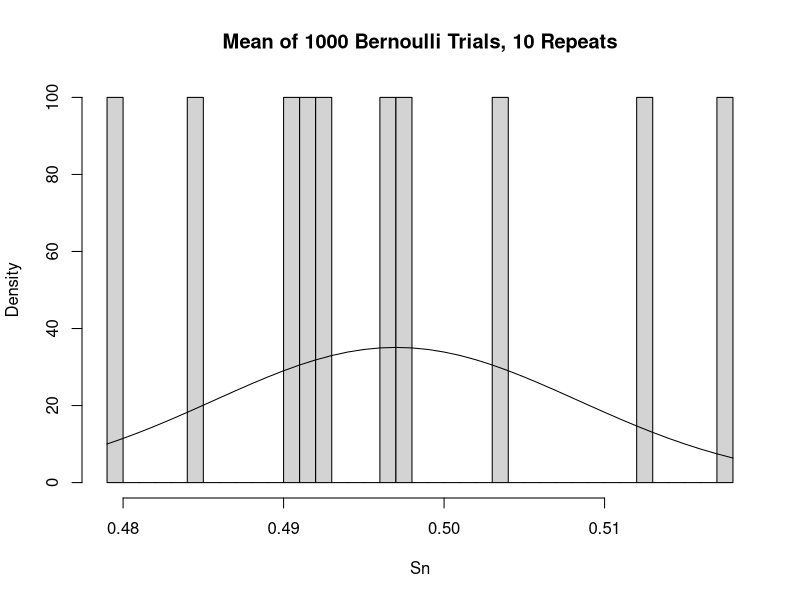
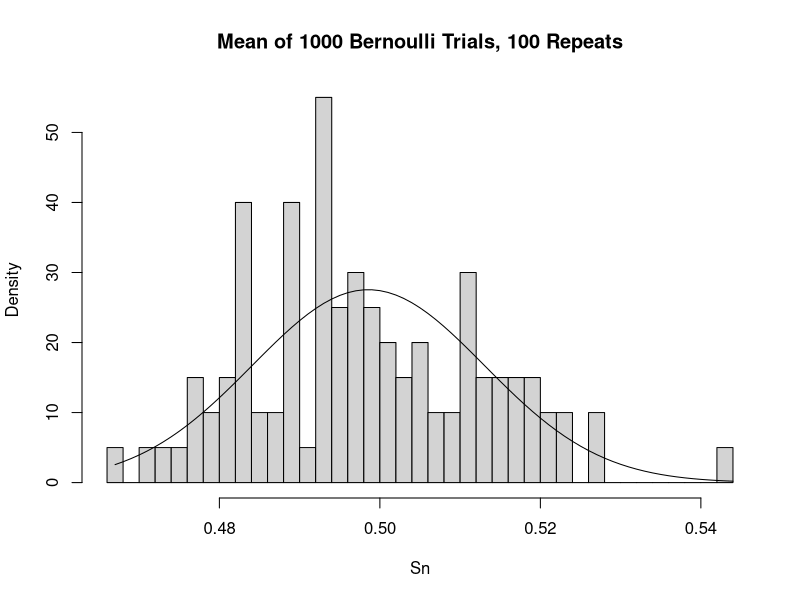
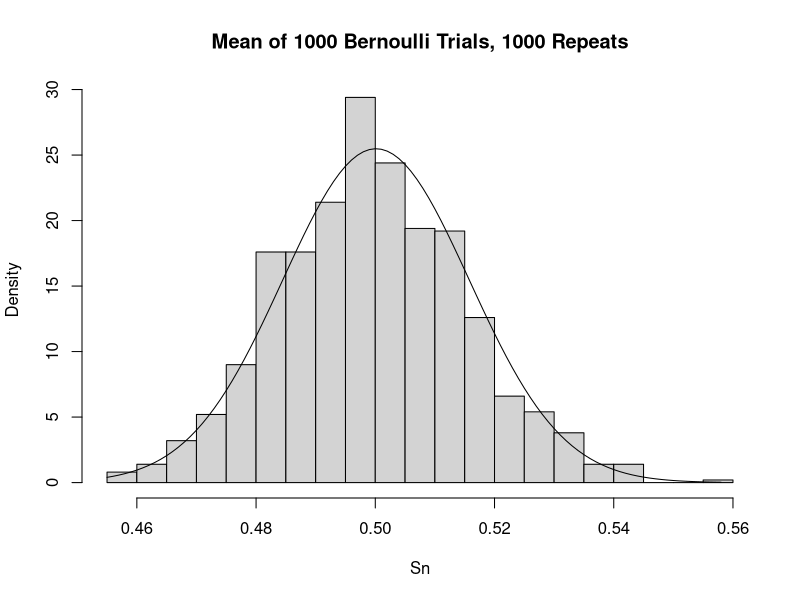
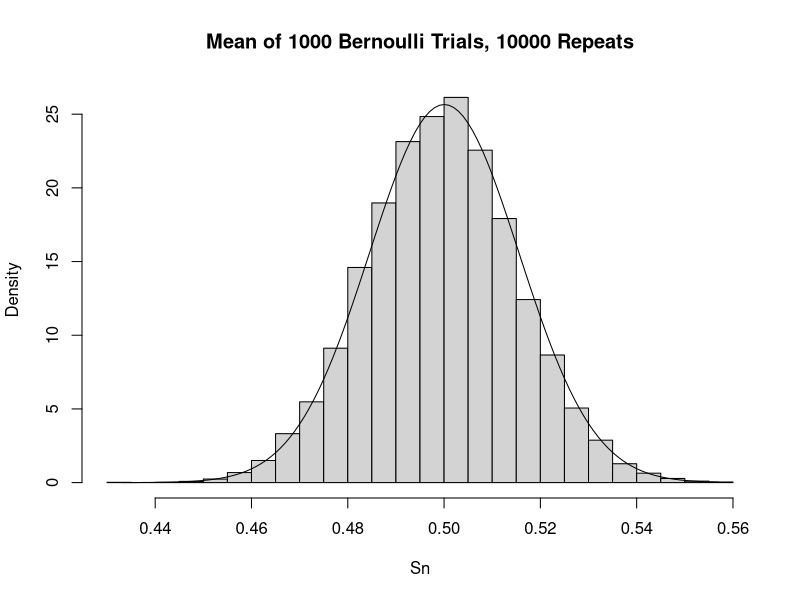
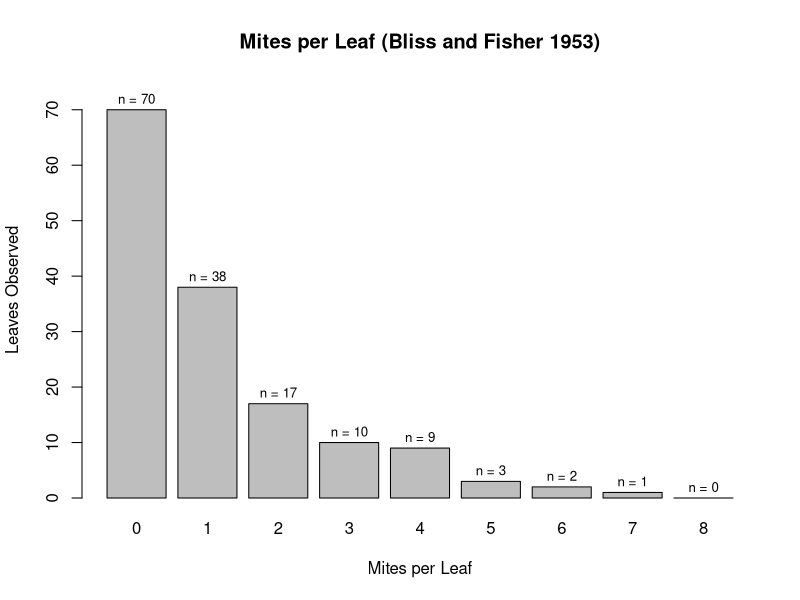
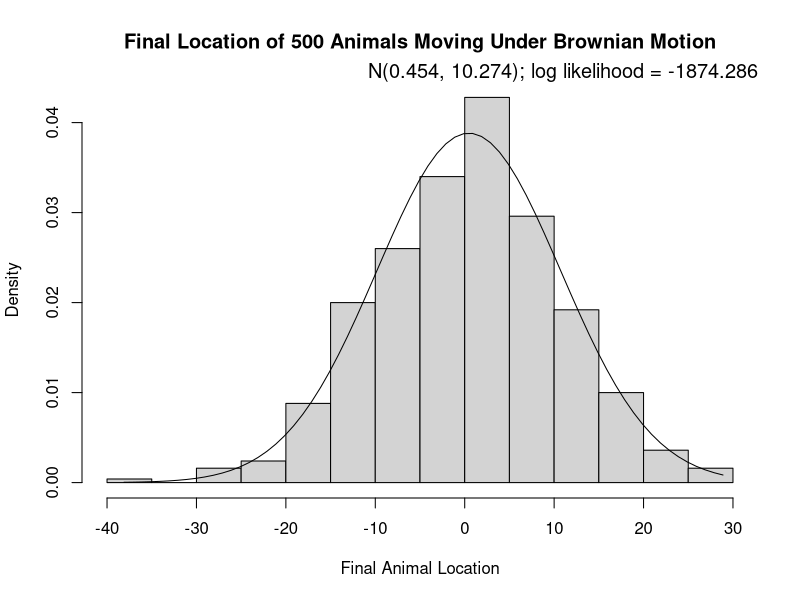
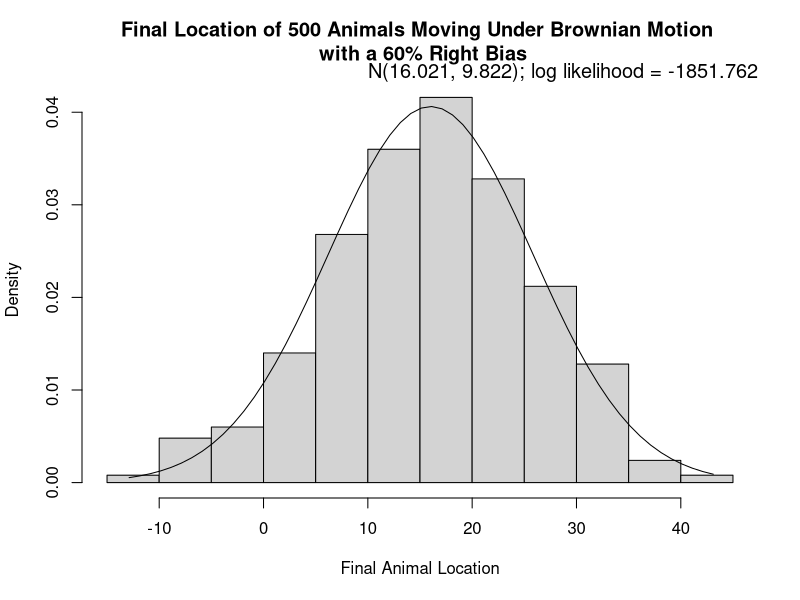
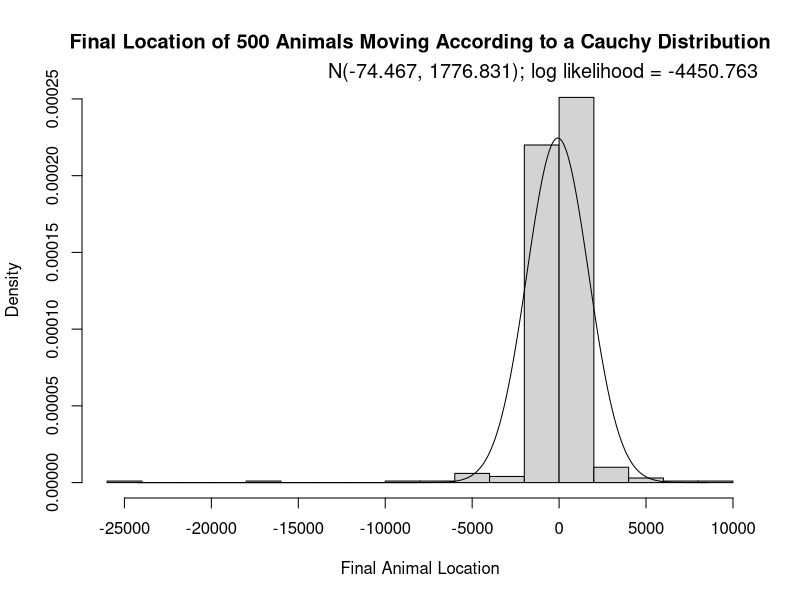

Here is the R script that generated these plots, in order:
## ---- chunk 1
knitr::opts_chunk$set(echo = TRUE)

library(knitr)
library(MASS)
## ---- chunk 2
x <- c(-1, 0, 1)
fx <- c("1/8", "6/8", "1/8")

kable(cbind("x" = x, 
            "f(x)" = fx))
## ---- chunk 3
# Define the test iterations of 1000 Bernoulli trials to be run
# Code only shows the first test, but replace n[#] with the desired value in
# nit to produce the second, third, and fourth histograms.
nit <- c(10, 100, 1000, 10000)

# Matrix to catch n[#] iterations of 1000 coin flips
bern <- matrix(0, 
               nrow = nit[1], 
               ncol = 1000)

# Run the iterations
for (i in 1:nit[1]){
        bern[i,] <- rbinom(n = 1000,
                           size = 1,
                           prob = 0.5)
}

# Get the mean of each iteration
Sn <- rowMeans(bern)

# Fit the means to a normal distribution
fit <- fitdistr(Sn, "normal")

# Define x values to plot the pdf over
xVals <-  seq(from = min(Sn), 
               to = max(Sn), 
               by = 0.001
               )

# Make histogram
hist(x = Sn, 
     # To plot density so the pdf is scaled properly
     freq = FALSE,
     breaks = 30,
     main = "Mean of 1000 Bernoulli Trials, 10 Repeats"
     )

# Plot pdf
lines(xVals, dnorm(xVals, 
                   mean = fit$estimate[1],
                   sd = fit$estimate[2]
                   )
      )

## ---- chunk 4
# Report the log likelihood of this pdf
cat(paste("The log likelihood of the normal distribution ",
          paste("N(",
                round(fit$estimate[1], digits = 3),
                ", ",
                round(fit$estimate[2], digits = 3),
                ") ",
                sep = ""
                ),
          "is ",
          round(fit$loglik),
          ".",
          sep = ""
          )
    )
## ---- chunk 5
# Second Histogram

# Matrix to catch n[#] iterations of 1000 coin flips
bern <- matrix(0, 
               nrow = nit[2], 
               ncol = 1000)

# Run the iterations
for (i in 1:nit[2]){
        bern[i,] <- rbinom(n = 1000,
                           size = 1,
                           prob = 0.5)
}

# Get the mean of each iteration
Sn <- rowMeans(bern)

# Fit the means to a normal distribution
fit <- fitdistr(Sn, "normal")

# Define x values to plot the pdf over
xVals <-  seq(from = min(Sn), 
               to = max(Sn), 
               by = 0.001
               )

# Make histogram
hist(x = Sn, 
     # To plot density so the pdf is scaled properly
     freq = FALSE,
     breaks = 30,
     main = "Mean of 1000 Bernoulli Trials, 100 Repeats"
     )

# Plot pdf
lines(xVals, dnorm(xVals, 
                   mean = fit$estimate[1],
                   sd = fit$estimate[2]
                   )
      )

# Report the log likelihood of this pdf
cat(paste("The log likelihood of the normal distribution ",
          paste("N(",
                round(fit$estimate[1], digits = 3),
                ", ",
                round(fit$estimate[2], digits = 3),
                ") ",
                sep = ""
                ),
          "is ",
          round(fit$loglik),
          ".",
          sep = ""
          )
    )


# Third Histogram

# Matrix to catch n[#] iterations of 1000 coin flips
bern <- matrix(0, 
               nrow = nit[3], 
               ncol = 1000)

# Run the iterations
for (i in 1:nit[3]){
        bern[i,] <- rbinom(n = 1000,
                           size = 1,
                           prob = 0.5)
}

# Get the mean of each iteration
Sn <- rowMeans(bern)

# Fit the means to a normal distribution
fit <- fitdistr(Sn, "normal")

# Define x values to plot the pdf over
xVals <-  seq(from = min(Sn), 
               to = max(Sn), 
               by = 0.001
               )

# Make histogram
hist(x = Sn, 
     # To plot density so the pdf is scaled properly
     freq = FALSE,
     breaks = 30,
     main = "Mean of 1000 Bernoulli Trials, 1000 Repeats"
     )

# Plot pdf
lines(xVals, dnorm(xVals, 
                   mean = fit$estimate[1],
                   sd = fit$estimate[2]
                   )
      )

# Report the log likelihood of this pdf
cat(paste("The log likelihood of the normal distribution ",
          paste("N(",
                round(fit$estimate[1], digits = 3),
                ", ",
                round(fit$estimate[2], digits = 3),
                ") ",
                sep = ""
                ),
          "is ",
          round(fit$loglik),
          ".",
          sep = ""
          )
    )


# Fourth Histogram

# Matrix to catch n[#] iterations of 1000 coin flips
bern <- matrix(0, 
               nrow = nit[4], 
               ncol = 1000)

# Run the iterations
for (i in 1:nit[4]){
        bern[i,] <- rbinom(n = 1000,
                           size = 1,
                           prob = 0.5)
}

# Get the mean of each iteration
Sn <- rowMeans(bern)

# Fit the means to a normal distribution
fit <- fitdistr(Sn, "normal")

# Define x values to plot the pdf over
xVals <-  seq(from = min(Sn), 
               to = max(Sn), 
               by = 0.001
               )

# Make histogram
hist(x = Sn, 
     # To plot density so the pdf is scaled properly
     freq = FALSE,
     breaks = 30,
     main = "Mean of 1000 Bernoulli Trials, 10000 Repeats"
     )

# Plot pdf
lines(xVals, dnorm(xVals, 
                   mean = fit$estimate[1],
                   sd = fit$estimate[2]
                   )
      )

# Report the log likelihood of this pdf
cat(paste("The log likelihood of the normal distribution ",
          paste("N(",
                round(fit$estimate[1], digits = 3),
                ", ",
                round(fit$estimate[2], digits = 3),
                ") ",
                sep = ""
                ),
          "is ",
          round(fit$loglik),
          ".",
          sep = ""
          )
    )
## ---- chunk 6
integrate(f = function(x){2/(x+1)^3},
          lower = 0,
          upper = 3
          )
## ---- chunk 7
kable(rbind("Mites per Leaf" = c(0, 1, 2, 3, 4, 5, 6, 7, 8), 
            "Leaves Observed" = c(70, 38, 17, 10, 9, 3, 2, 1, 0)
            )
      )
## ---- chunk 8
# Define vectors of the mites per leaf and number of leaves observed
mites <- c(0, 1, 2, 3, 4, 5, 6, 7, 8)
leaves <- c(70, 38, 17, 10, 9, 3, 2, 1, 0)

# Make vector of the mites observed on each leaf
obs <- c()

for (i in 1:length(mites)) {
        temp <- rep(mites[i], leaves[i])
        obs <- c(obs, temp)
}
## ---- chunk 9
cat("lambda =", 
    round(mean(obs), 
          digits = 2)
    )

## ---- chunk 10
BlissFisher <- barplot(setNames(leaves, mites),
                       main = "Mites per Leaf (Bliss and Fisher 1953)",
                       xlab = "Mites per Leaf",
                       ylab = "Leaves Observed", 
                       ylim = c(0, 75)
                       )

text(BlissFisher, 
     leaves + 2, 
     paste("n =", leaves), 
     cex = 0.8
     )

## ---- chunk 11
cat("The standard deviation of the mites per leaf is ", 
    sd(obs), 
    ".", 
    sep = ""
    )

cat("The standard error of the mean mites per leaf is ", 
    sd(obs)/sqrt(length(obs)), 
    ".", 
    sep = ""
    )
## ---- chunk 12
# Define number of iterations
nit = 1000

# Create matrix to catch the 1000 trials
bootObs <- matrix(data = NA, 
                  nrow = nit, 
                  ncol = length(obs),
                  dimnames = list(c(1:nit),
                                  c(1:length(obs))
                                  )
                )

# Create 1000 more datasets sampling with replacement
for (i in 1:nit) {
        bootObs[i,] <- sample(x = obs,
                              size = length(obs),
                              replace = TRUE
                              )
}
## ---- chunk 13
cat("The standard error of the mean mites per leaf is ", 
    sd(rowMeans(bootObs)), 
    ".", 
    sep = ""
    )
## ---- chunk 14
# Define function that describes the movement of this animal over 100 steps
# Steps default value = 100 as defined by question, but other values can be
# substituted as needed
animal1 <- function(steps = 100){     
        # Vector of random distances, mean and sd as defined by N(mu = 0, sigma = 1)
        distance <- abs(rnorm(steps,
                              mean = 0,
                              sd = 1)
                        )
        
        # Vector to catch the true distances traveled (accounting for length and 
        # direction, where moving right is a positive movement and moving left 
        # is a negative movement)
        result <- c()

        # Loop to determine distance and direction of each step
        for (i in 1:steps){  
                # Conducting a Bernoulli trial to determine right (success)
                # or left (failure), then appending the distance traveled based
                # on the ith distance in the previously defined vector of
                # normally distributed random distances
                if(rbinom(n = 1, size = 1, prob = 0.5) == 1) {
                        result[i] <- distance[i]
                }
                else{
                        result[i] <- -distance[i]
                }
        }
        
        # Vector with distances the animal traveled
        return(result)
}

# Run the animal1() function for 500 animals
simAnimal1 <- matrix(data = 0,
                     nrow = 500,                    # Number of animals
                     ncol = 100,                    # Number of steps
                     dimnames = list(seq(1, 500),
                                     seq(1, 100)
                                     )
                     )

for (i in 1:nrow(simAnimal1)){
        simAnimal1[i,] <- animal1()
}

# Get the final location of each animal 
finalAnimal1 <- rowSums(simAnimal1)

# Fit normal distribution to the animal final locations
fit <- fitdistr(finalAnimal1, "normal")
## ---- chunk 15
xVals <-  seq(from = min(finalAnimal1), 
               to = max(finalAnimal1), 
               by = 1
               )

hist(finalAnimal1,
     freq = FALSE,
     xlab = "Final Animal Location",
     main = "Final Location of 500 Animals Moving Under Brownian Motion",
     breaks = 20
     )

lines(xVals, dnorm(xVals, 
                   mean = fit$estimate[1],
                   sd = fit$estimate[2]
                   )
      )

mtext(paste("N(", 
            round(fit$estimate[1], digits = 3), 
            ", ",
            round(fit$estimate[2], digits = 3),
            "); log likelihood = ",
            round(fit$loglik, digits = 3),
            sep = ""
            ),
      side = 3,
      adj = 1,
      cex = 1.2
      )

## ---- chunk 16
# Define function that describes the movement of this animal over 100 steps
# Steps default value = 100 as defined by question, but other values can be
# substituted as needed
animal2 <- function(steps = 100){     
        # Vector of random distances, mean and sd as defined by N(mu = 0, sigma = 1)
        distance <- abs(rnorm(steps,
                              mean = 0,
                              sd = 1)
                        )
        
        # Vector to catch the true distances traveled (accounting for length and 
        # direction, where moving right is a positive movement and moving left 
        # is a negative movement)
        result <- c()

        # Loop to determine distance and direction of each step
        for (i in 1:steps){  
                # Conducting a Bernoulli trial to determine right (success)
                # or left (failure), assuming a 60% chance that the animal will
                # choose right instead of left, then appending the distance 
                # traveled based on the ith distance in the previously defined 
                # vector of normally distributed random distances
                if(rbinom(n = 1, size = 1, prob = 0.6) == 1) {
                        result[i] <- distance[i]
                }
                else{
                        result[i] <- -distance[i]
                }
        }
        
        # Vector with distances the animal traveled
        return(result)
}

# Run the animal1() function for 500 animals
simAnimal2 <- matrix(data = 0,
                     nrow = 500,                    # Number of animals
                     ncol = 100,                    # Number of steps
                     dimnames = list(seq(1, 500),
                                     seq(1, 100)
                                     )
                     )

for (i in 1:nrow(simAnimal2)){
        simAnimal2[i,] <- animal2()
}

# Get the final location of each animal 
finalAnimal2 <- rowSums(simAnimal2)

# Fit normal distribution to the animal final locations
fit <- fitdistr(finalAnimal2, "normal")
## ---- chunk 17
xVals <-  seq(from = min(finalAnimal2), 
               to = max(finalAnimal2), 
               by = 1
               )

hist(finalAnimal2,
     freq = FALSE,
     xlab = "Final Animal Location",
     main = "Final Location of 500 Animals Moving Under Brownian Motion \n with a 60% Right Bias",
     breaks = 20
     )

lines(xVals, dnorm(xVals, 
                   mean = fit$estimate[1],
                   sd = fit$estimate[2]
                   )
      )

mtext(paste("N(", 
            round(fit$estimate[1], digits = 3), 
            ", ",
            round(fit$estimate[2], digits = 3),
            "); log likelihood = ",
            round(fit$loglik, digits = 3),
            sep = ""
            ),
      side = 3,
      adj = 1,
      cex = 1.2
      )

## ---- chunk 18
# Define function that describes the movement of this animal over 100 steps
# Steps default value = 100 as defined by question, but other values can be
# substituted as needed
animal3 <- function(steps = 100){     
        # Vector of random distances, mean and sd as defined by N(mu = 0, sigma = 1)
        distance <- abs(rcauchy(steps,
                                location = 0,
                                scale = 2)
                        )
        
        # Vector to catch the true distances traveled (accounting for length and 
        # direction, where moving right is a positive movement and moving left 
        # is a negative movement)
        result <- c()

        # Loop to determine distance and direction of each step
        for (i in 1:steps){  
                # Conducting a Bernoulli trial to determine right (success)
                # or left (failure), then appending the distance traveled based
                # on the ith distance in the previously defined vector of
                # normally distributed random distances
                if(rbinom(n = 1, size = 1, prob = 0.5) == 1) {
                        result[i] <- distance[i]
                }
                else{
                        result[i] <- -distance[i]
                }
        }
        
        # Vector with distances the animal traveled
        return(result)
}

# Run the animal1() function for 500 animals
simAnimal3 <- matrix(data = 0,
                     nrow = 500,                    # Number of animals
                     ncol = 100,                    # Number of steps
                     dimnames = list(seq(1, 500),
                                     seq(1, 100)
                                     )
                     )

for (i in 1:nrow(simAnimal3)){
        simAnimal3[i,] <- animal3()
}

# Get the final location of each animal 
finalAnimal3 <- rowSums(simAnimal3)

# Fit normal distribution to the animal final locations
fit <- fitdistr(finalAnimal3, "normal")
## ---- chunk 19
xVals <-  seq(from = min(finalAnimal3), 
               to = max(finalAnimal3), 
               by = 1
               )

hist(finalAnimal3,
     freq = FALSE,
     xlab = "Final Animal Location",
     main = "Final Location of 500 Animals Moving According to a Cauchy Distribution",
     breaks = 20
     )

lines(xVals, dnorm(xVals, 
                   mean = fit$estimate[1],
                   sd = fit$estimate[2]
                   )
      )

mtext(paste("N(", 
            round(fit$estimate[1], digits = 3), 
            ", ",
            round(fit$estimate[2], digits = 3),
            "); log likelihood = ",
            round(fit$loglik, digits = 3),
            sep = ""
            ),
      side = 3,
      adj = 1,
      cex = 1.2
      )

